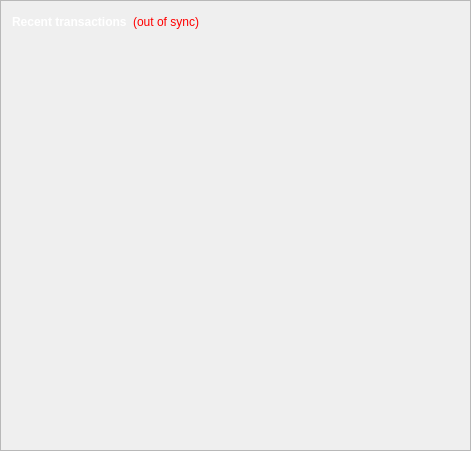
  <widget class="QFrame" name="frame_2">
   <property name="geometry">
    <rect>
     <x>480</x>
     <y>80</y>
     <width>471</width>
     <height>451</height>
    </rect>
   </property>
   <property name="palette">
    <palette>
     <active>
      <colorrole role="WindowText">
       <brush brushstyle="SolidPattern">
        <color alpha="255">
         <red>255</red>
         <green>255</green>
         <blue>255</blue>
        </color>
       </brush>
      </colorrole>
      <colorrole role="Dark">
       <brush brushstyle="SolidPattern">
        <color alpha="255">
         <red>178</red>
         <green>178</green>
         <blue>178</blue>
        </color>
       </brush>
      </colorrole>
      <colorrole role="Mid">
       <brush brushstyle="SolidPattern">
        <color alpha="255">
         <red>178</red>
         <green>178</green>
         <blue>178</blue>
        </color>
       </brush>
      </colorrole>
      <colorrole role="Text">
       <brush brushstyle="SolidPattern">
        <color alpha="255">
         <red>255</red>
         <green>255</green>
         <blue>255</blue>
        </color>
       </brush>
      </colorrole>
      <colorrole role="ButtonText">
       <brush brushstyle="SolidPattern">
        <color alpha="255">
         <red>255</red>
         <green>255</green>
         <blue>255</blue>
        </color>
       </brush>
      </colorrole>
      <colorrole role="HighlightedText">
       <brush brushstyle="SolidPattern">
        <color alpha="255">
         <red>255</red>
         <green>255</green>
         <blue>255</blue>
        </color>
       </brush>
      </colorrole>
     </active>
     <inactive>
      <colorrole role="WindowText">
       <brush brushstyle="SolidPattern">
        <color alpha="255">
         <red>255</red>
         <green>255</green>
         <blue>255</blue>
        </color>
       </brush>
      </colorrole>
      <colorrole role="Dark">
       <brush brushstyle="SolidPattern">
        <color alpha="255">
         <red>178</red>
         <green>178</green>
         <blue>178</blue>
        </color>
       </brush>
      </colorrole>
      <colorrole role="Mid">
       <brush brushstyle="SolidPattern">
        <color alpha="255">
         <red>178</red>
         <green>178</green>
         <blue>178</blue>
        </color>
       </brush>
      </colorrole>
      <colorrole role="Text">
       <brush brushstyle="SolidPattern">
        <color alpha="255">
         <red>255</red>
         <green>255</green>
         <blue>255</blue>
        </color>
       </brush>
      </colorrole>
      <colorrole role="ButtonText">
       <brush brushstyle="SolidPattern">
        <color alpha="255">
         <red>255</red>
         <green>255</green>
         <blue>255</blue>
        </color>
       </brush>
      </colorrole>
      <colorrole role="HighlightedText">
       <brush brushstyle="SolidPattern">
        <color alpha="255">
         <red>255</red>
         <green>255</green>
         <blue>255</blue>
        </color>
       </brush>
      </colorrole>
     </inactive>
     <disabled>
      <colorrole role="WindowText">
       <brush brushstyle="SolidPattern">
        <color alpha="255">
         <red>255</red>
         <green>255</green>
         <blue>255</blue>
        </color>
       </brush>
      </colorrole>
      <colorrole role="Dark">
       <brush brushstyle="SolidPattern">
        <color alpha="255">
         <red>178</red>
         <green>178</green>
         <blue>178</blue>
        </color>
       </brush>
      </colorrole>
      <colorrole role="Mid">
       <brush brushstyle="SolidPattern">
        <color alpha="255">
         <red>178</red>
         <green>178</green>
         <blue>178</blue>
        </color>
       </brush>
      </colorrole>
      <colorrole role="Text">
       <brush brushstyle="SolidPattern">
        <color alpha="255">
         <red>255</red>
         <green>255</green>
         <blue>255</blue>
        </color>
       </brush>
      </colorrole>
      <colorrole role="ButtonText">
       <brush brushstyle="SolidPattern">
        <color alpha="255">
         <red>255</red>
         <green>255</green>
         <blue>255</blue>
        </color>
       </brush>
      </colorrole>
      <colorrole role="HighlightedText">
       <brush brushstyle="SolidPattern">
        <color alpha="255">
         <red>255</red>
         <green>255</green>
         <blue>255</blue>
        </color>
       </brush>
      </colorrole>
     </disabled>
    </palette>
   </property>
   <property name="autoFillBackground">
    <bool>true</bool>
   </property>
   <property name="frameShape">
    <enum>QFrame::StyledPanel</enum>
   </property>
   <property name="frameShadow">
    <enum>QFrame::Raised</enum>
   </property>
   <layout class="QVBoxLayout" name="verticalLayout">
    <item>
     <layout class="QHBoxLayout" name="horizontalLayout_2">
      <item>
       <widget class="QLabel" name="label_4">
        <property name="autoFillBackground">
         <bool>false</bool>
        </property>
        <property name="styleSheet">
         <string notr="true"/>
        </property>
        <property name="text">
         <string>&lt;html&gt;&lt;head/&gt;&lt;body&gt;&lt;p&gt;&lt;span style=&quot; font-weight:600; color:#ffffff;&quot;&gt;Recent transactions&lt;/span&gt;&lt;/p&gt;&lt;/body&gt;&lt;/html&gt;</string>
        </property>
       </widget>
      </item>
      <item>
       <widget class="QLabel" name="labelTransactionsStatus">
        <property name="palette">
         <palette>
          <active>
           <colorrole role="WindowText">
            <brush brushstyle="SolidPattern">
             <color alpha="255">
              <red>255</red>
              <green>0</green>
              <blue>0</blue>
             </color>
            </brush>
           </colorrole>
           <colorrole role="Button">
            <brush brushstyle="SolidPattern">
             <color alpha="255">
              <red>178</red>
              <green>178</green>
              <blue>178</blue>
             </color>
            </brush>
           </colorrole>
           <colorrole role="Dark">
            <brush brushstyle="SolidPattern">
             <color alpha="255">
              <red>178</red>
              <green>178</green>
              <blue>178</blue>
             </color>
            </brush>
           </colorrole>
           <colorrole role="Text">
            <brush brushstyle="SolidPattern">
             <color alpha="255">
              <red>255</red>
              <green>0</green>
              <blue>0</blue>
             </color>
            </brush>
           </colorrole>
           <colorrole role="ButtonText">
            <brush brushstyle="SolidPattern">
             <color alpha="255">
              <red>255</red>
              <green>0</green>
              <blue>0</blue>
             </color>
            </brush>
           </colorrole>
          </active>
          <inactive>
           <colorrole role="WindowText">
            <brush brushstyle="SolidPattern">
             <color alpha="255">
              <red>255</red>
              <green>0</green>
              <blue>0</blue>
             </color>
            </brush>
           </colorrole>
           <colorrole role="Button">
            <brush brushstyle="SolidPattern">
             <color alpha="255">
              <red>178</red>
              <green>178</green>
              <blue>178</blue>
             </color>
            </brush>
           </colorrole>
           <colorrole role="Dark">
            <brush brushstyle="SolidPattern">
             <color alpha="255">
              <red>178</red>
              <green>178</green>
              <blue>178</blue>
             </color>
            </brush>
           </colorrole>
           <colorrole role="Text">
            <brush brushstyle="SolidPattern">
             <color alpha="255">
              <red>255</red>
              <green>0</green>
              <blue>0</blue>
             </color>
            </brush>
           </colorrole>
           <colorrole role="ButtonText">
            <brush brushstyle="SolidPattern">
             <color alpha="255">
              <red>255</red>
              <green>0</green>
              <blue>0</blue>
             </color>
            </brush>
           </colorrole>
          </inactive>
          <disabled>
           <colorrole role="WindowText">
            <brush brushstyle="SolidPattern">
             <color alpha="255">
              <red>255</red>
              <green>0</green>
              <blue>0</blue>
             </color>
            </brush>
           </colorrole>
           <colorrole role="Button">
            <brush brushstyle="SolidPattern">
             <color alpha="255">
              <red>178</red>
              <green>178</green>
              <blue>178</blue>
             </color>
            </brush>
           </colorrole>
           <colorrole role="Dark">
            <brush brushstyle="SolidPattern">
             <color alpha="255">
              <red>178</red>
              <green>178</green>
              <blue>178</blue>
             </color>
            </brush>
           </colorrole>
           <colorrole role="Text">
            <brush brushstyle="SolidPattern">
             <color alpha="255">
              <red>255</red>
              <green>0</green>
              <blue>0</blue>
             </color>
            </brush>
           </colorrole>
           <colorrole role="ButtonText">
            <brush brushstyle="SolidPattern">
             <color alpha="255">
              <red>255</red>
              <green>0</green>
              <blue>0</blue>
             </color>
            </brush>
           </colorrole>
          </disabled>
         </palette>
        </property>
        <property name="toolTip">
         <string>The displayed information may be out of date. Your wallet automatically synchronizes with the Chickennuggets network after a connection is established, but this process has not completed yet.</string>
        </property>
        <property name="autoFillBackground">
         <bool>false</bool>
        </property>
        <property name="styleSheet">
         <string notr="true">QLabel { color: red; }
</string>
        </property>
        <property name="text">
         <string notr="true">(out of sync)</string>
        </property>
        <property name="alignment">
         <set>Qt::AlignRight|Qt::AlignTrailing|Qt::AlignVCenter</set>
        </property>
       </widget>
      </item>
      <item>
       <spacer name="horizontalSpacer">
        <property name="autoFillBackground">
         <bool>true</bool>
        </property>
        <property name="orientation">
         <enum>Qt::Horizontal</enum>
        </property>
        <property name="sizeHint" stdset="0">
         <size>
          <width>40</width>
          <height>20</height>
         </size>
        </property>
       </spacer>
      </item>
     </layout>
    </item>
    <item>
     <widget class="QListView" name="listTransactions">
      <property name="palette">
       <palette>
        <active>
         <colorrole role="WindowText">
          <brush brushstyle="SolidPattern">
           <color alpha="255">
            <red>255</red>
            <green>255</green>
            <blue>255</blue>
           </color>
          </brush>
         </colorrole>
         <colorrole role="Button">
          <brush brushstyle="SolidPattern">
           <color alpha="0">
            <red>0</red>
            <green>0</green>
            <blue>0</blue>
           </color>
          </brush>
         </colorrole>
         <colorrole role="Light">
          <brush brushstyle="SolidPattern">
           <color alpha="255">
            <red>255</red>
            <green>255</green>
            <blue>255</blue>
           </color>
          </brush>
         </colorrole>
         <colorrole role="Midlight">
          <brush brushstyle="SolidPattern">
           <color alpha="255">
            <red>178</red>
            <green>178</green>
            <blue>178</blue>
           </color>
          </brush>
         </colorrole>
         <colorrole role="Dark">
          <brush brushstyle="SolidPattern">
           <color alpha="255">
            <red>178</red>
            <green>178</green>
            <blue>178</blue>
           </color>
          </brush>
         </colorrole>
         <colorrole role="Mid">
          <brush brushstyle="SolidPattern">
           <color alpha="255">
            <red>178</red>
            <green>178</green>
            <blue>178</blue>
           </color>
          </brush>
         </colorrole>
         <colorrole role="Text">
          <brush brushstyle="SolidPattern">
           <color alpha="255">
            <red>255</red>
            <green>255</green>
            <blue>255</blue>
           </color>
          </brush>
         </colorrole>
         <colorrole role="ButtonText">
          <brush brushstyle="SolidPattern">
           <color alpha="255">
            <red>255</red>
            <green>255</green>
            <blue>255</blue>
           </color>
          </brush>
         </colorrole>
         <colorrole role="Base">
          <brush brushstyle="NoBrush">
           <color alpha="255">
            <red>0</red>
            <green>0</green>
            <blue>0</blue>
           </color>
          </brush>
         </colorrole>
         <colorrole role="Window">
          <brush brushstyle="SolidPattern">
           <color alpha="0">
            <red>0</red>
            <green>0</green>
            <blue>0</blue>
           </color>
          </brush>
         </colorrole>
         <colorrole role="HighlightedText">
          <brush brushstyle="SolidPattern">
           <color alpha="255">
            <red>255</red>
            <green>255</green>
            <blue>255</blue>
           </color>
          </brush>
         </colorrole>
         <colorrole role="AlternateBase">
          <brush brushstyle="SolidPattern">
           <color alpha="255">
            <red>178</red>
            <green>178</green>
            <blue>178</blue>
           </color>
          </brush>
         </colorrole>
         <colorrole role="NoRole">
          <brush brushstyle="SolidPattern">
           <color alpha="255">
            <red>178</red>
            <green>178</green>
            <blue>178</blue>
           </color>
          </brush>
         </colorrole>
         <colorrole role="ToolTipBase">
          <brush brushstyle="SolidPattern">
           <color alpha="255">
            <red>178</red>
            <green>178</green>
            <blue>178</blue>
           </color>
          </brush>
         </colorrole>
        </active>
        <inactive>
         <colorrole role="WindowText">
          <brush brushstyle="SolidPattern">
           <color alpha="255">
            <red>255</red>
            <green>255</green>
            <blue>255</blue>
           </color>
          </brush>
         </colorrole>
         <colorrole role="Button">
          <brush brushstyle="SolidPattern">
           <color alpha="0">
            <red>0</red>
            <green>0</green>
            <blue>0</blue>
           </color>
          </brush>
         </colorrole>
         <colorrole role="Light">
          <brush brushstyle="SolidPattern">
           <color alpha="255">
            <red>255</red>
            <green>255</green>
            <blue>255</blue>
           </color>
          </brush>
         </colorrole>
         <colorrole role="Midlight">
          <brush brushstyle="SolidPattern">
           <color alpha="255">
            <red>178</red>
            <green>178</green>
            <blue>178</blue>
           </color>
          </brush>
         </colorrole>
         <colorrole role="Dark">
          <brush brushstyle="SolidPattern">
           <color alpha="255">
            <red>178</red>
            <green>178</green>
            <blue>178</blue>
           </color>
          </brush>
         </colorrole>
         <colorrole role="Mid">
          <brush brushstyle="SolidPattern">
           <color alpha="255">
            <red>178</red>
            <green>178</green>
            <blue>178</blue>
           </color>
          </brush>
         </colorrole>
         <colorrole role="Text">
          <brush brushstyle="SolidPattern">
           <color alpha="255">
            <red>255</red>
            <green>255</green>
            <blue>255</blue>
           </color>
          </brush>
         </colorrole>
         <colorrole role="ButtonText">
          <brush brushstyle="SolidPattern">
           <color alpha="255">
            <red>255</red>
            <green>255</green>
            <blue>255</blue>
           </color>
          </brush>
         </colorrole>
         <colorrole role="Base">
          <brush brushstyle="NoBrush">
           <color alpha="255">
            <red>0</red>
            <green>0</green>
            <blue>0</blue>
           </color>
          </brush>
         </colorrole>
         <colorrole role="Window">
          <brush brushstyle="SolidPattern">
           <color alpha="0">
            <red>0</red>
            <green>0</green>
            <blue>0</blue>
           </color>
          </brush>
         </colorrole>
         <colorrole role="HighlightedText">
          <brush brushstyle="SolidPattern">
           <color alpha="255">
            <red>255</red>
            <green>255</green>
            <blue>255</blue>
           </color>
          </brush>
         </colorrole>
         <colorrole role="AlternateBase">
          <brush brushstyle="SolidPattern">
           <color alpha="255">
            <red>178</red>
            <green>178</green>
            <blue>178</blue>
           </color>
          </brush>
         </colorrole>
         <colorrole role="NoRole">
          <brush brushstyle="SolidPattern">
           <color alpha="255">
            <red>178</red>
            <green>178</green>
            <blue>178</blue>
           </color>
          </brush>
         </colorrole>
         <colorrole role="ToolTipBase">
          <brush brushstyle="SolidPattern">
           <color alpha="255">
            <red>178</red>
            <green>178</green>
            <blue>178</blue>
           </color>
          </brush>
         </colorrole>
        </inactive>
        <disabled>
         <colorrole role="WindowText">
          <brush brushstyle="SolidPattern">
           <color alpha="255">
            <red>255</red>
            <green>255</green>
            <blue>255</blue>
           </color>
          </brush>
         </colorrole>
         <colorrole role="Button">
          <brush brushstyle="SolidPattern">
           <color alpha="0">
            <red>0</red>
            <green>0</green>
            <blue>0</blue>
           </color>
          </brush>
         </colorrole>
         <colorrole role="Light">
          <brush brushstyle="SolidPattern">
           <color alpha="255">
            <red>255</red>
            <green>255</green>
            <blue>255</blue>
           </color>
          </brush>
         </colorrole>
         <colorrole role="Midlight">
          <brush brushstyle="SolidPattern">
           <color alpha="255">
            <red>178</red>
            <green>178</green>
            <blue>178</blue>
           </color>
          </brush>
         </colorrole>
         <colorrole role="Dark">
          <brush brushstyle="SolidPattern">
           <color alpha="255">
            <red>178</red>
            <green>178</green>
            <blue>178</blue>
           </color>
          </brush>
         </colorrole>
         <colorrole role="Mid">
          <brush brushstyle="SolidPattern">
           <color alpha="255">
            <red>178</red>
            <green>178</green>
            <blue>178</blue>
           </color>
          </brush>
         </colorrole>
         <colorrole role="Text">
          <brush brushstyle="SolidPattern">
           <color alpha="255">
            <red>255</red>
            <green>255</green>
            <blue>255</blue>
           </color>
          </brush>
         </colorrole>
         <colorrole role="ButtonText">
          <brush brushstyle="SolidPattern">
           <color alpha="255">
            <red>255</red>
            <green>255</green>
            <blue>255</blue>
           </color>
          </brush>
         </colorrole>
         <colorrole role="Base">
          <brush brushstyle="NoBrush">
           <color alpha="255">
            <red>0</red>
            <green>0</green>
            <blue>0</blue>
           </color>
          </brush>
         </colorrole>
         <colorrole role="Window">
          <brush brushstyle="SolidPattern">
           <color alpha="0">
            <red>0</red>
            <green>0</green>
            <blue>0</blue>
           </color>
          </brush>
         </colorrole>
         <colorrole role="HighlightedText">
          <brush brushstyle="SolidPattern">
           <color alpha="255">
            <red>255</red>
            <green>255</green>
            <blue>255</blue>
           </color>
          </brush>
         </colorrole>
         <colorrole role="AlternateBase">
          <brush brushstyle="SolidPattern">
           <color alpha="255">
            <red>178</red>
            <green>178</green>
            <blue>178</blue>
           </color>
          </brush>
         </colorrole>
         <colorrole role="NoRole">
          <brush brushstyle="SolidPattern">
           <color alpha="255">
            <red>178</red>
            <green>178</green>
            <blue>178</blue>
           </color>
          </brush>
         </colorrole>
         <colorrole role="ToolTipBase">
          <brush brushstyle="SolidPattern">
           <color alpha="255">
            <red>178</red>
            <green>178</green>
            <blue>178</blue>
           </color>
          </brush>
         </colorrole>
        </disabled>
       </palette>
      </property>
      <property name="autoFillBackground">
       <bool>true</bool>
      </property>
      <property name="styleSheet">
       <string notr="true">QListView { background: transparent; }</string>
      </property>
      <property name="frameShape">
       <enum>QFrame::NoFrame</enum>
      </property>
      <property name="verticalScrollBarPolicy">
       <enum>Qt::ScrollBarAlwaysOff</enum>
      </property>
      <property name="horizontalScrollBarPolicy">
       <enum>Qt::ScrollBarAlwaysOff</enum>
      </property>
      <property name="selectionMode">
       <enum>QAbstractItemView::NoSelection</enum>
      </property>
     </widget>
    </item>
   </layout>
  </widget>
